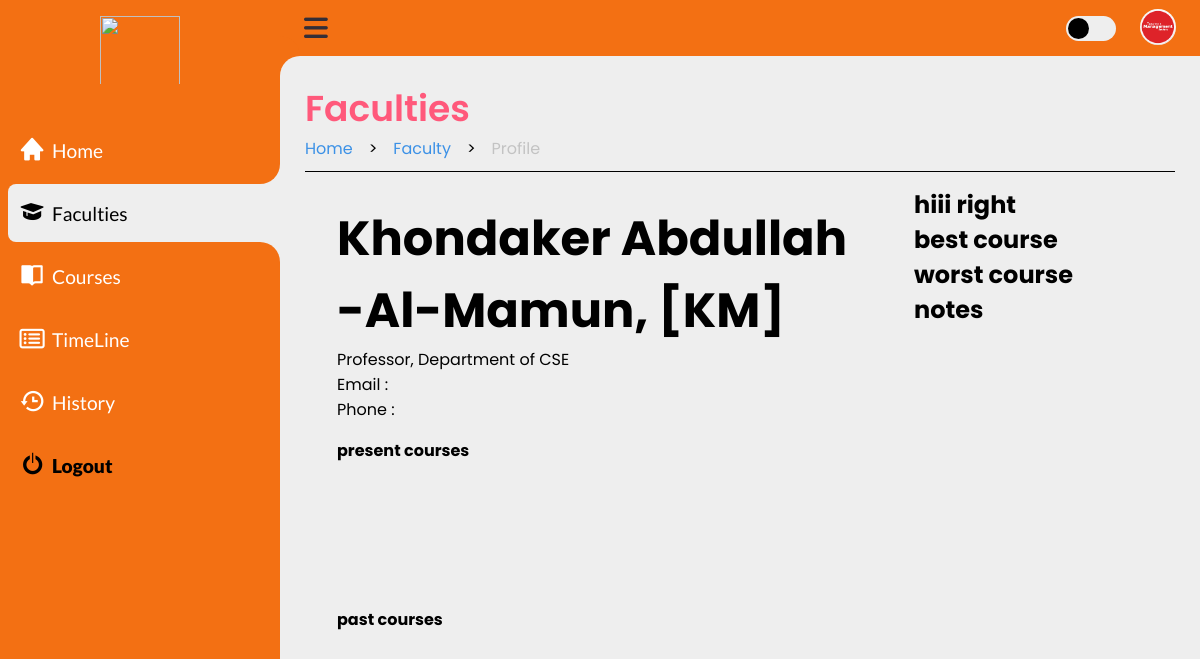
The app's page /faculty/faculty_profile.php?f_id=3 (signed in) with its own data.
### tables this page shows
CREATE TABLE `accounts` (
  `ac_id` int(2) NOT NULL,
  `username` varchar(35) NOT NULL,
  `useremail` varchar(50) NOT NULL,
  `userpassword` varchar(255) NOT NULL,
  `priority` int(3) NOT NULL,
  `img` varchar(255) NOT NULL
);

CREATE TABLE `faculty` (
  `f_id` int(4) NOT NULL,
  `f_name` varchar(70) NOT NULL,
  `f_code` varchar(20) NOT NULL,
  `f_mail` varchar(50) NOT NULL,
  `f_contact` varchar(11) NOT NULL,
  `dept` varchar(50) NOT NULL,
  `desig` varchar(50) NOT NULL,
  `f_room` int(5) NOT NULL,
  `f_current_T` int(2) NOT NULL DEFAULT 0,
  `f_max_T` int(2) NOT NULL DEFAULT 0,
  `f_current_L` int(2) NOT NULL DEFAULT 0,
  `f_max_L` int(2) NOT NULL DEFAULT 0,
  `visible` int(2) NOT NULL DEFAULT 1
);

### accounts/fetch_info_BE.php (called while the page is built, shortened)
<?php
    include('/xampp/htdocs/web_Progrmming_project/db_con.php');
    if (isset($_SESSION['ac_id']) && isset($_SESSION['prior'])) {
        $ac_id = $_SESSION['ac_id'];
        $prior = $_SESSION['prior'];
        $sql = "SELECT username, useremail, img FROM accounts WHERE ac_id = $ac_id AND priority = $prior";
        $result = mysqli_query($con, $sql);
            if (mysqli_num_rows($result) == 1) {
                $row = mysqli_fetch_array($result);
                $img = $row['img'];
            } else {
                $_SESSION['red'] = "Warning: Failed to fetch data";
                exit(0);
            }
        } else {
            $_SESSION['red'] = "Warning: Please Login First";
            header("Location: /log_Sign/Login.php");
            exit(0);
    }
?>

### faculty/faculty_details_BE.php (called while the page is built, shortened)
<?php
    include('/xampp/htdocs/web_Progrmming_project/db_con.php');
if (isset($_SESSION['ac_id']) && isset($_SESSION['prior'])) {
    if (isset($_GET['f_id'])) {
        $f_id = $_GET['f_id'];
        $sql = "SELECT * FROM faculty WHERE f_id = $f_id";
        $result = $con->query($sql);
        if ($result->num_rows > 0) {
            while ($row = $result->fetch_assoc()) {
                $f_name = $row['f_name'];
                $f_code = $row['f_code'];
                $dept = $row['dept'];
                $desig = $row['desig'];
            }
        } else {
            echo 'error';
        }
    } else {
        echo 'error';
    }
} else {
    echo 'Unauthorized access';
}
?>

### faculty/faculty_profile.php (the view, shortened to what this page needs)
<?php
    include('/xampp/htdocs/web_Progrmming_project/accounts/fetch_info_BE.php');
    include('/xampp/htdocs/web_Progrmming_project/faculty/faculty_details_BE.php');
?>
<!DOCTYPE html>
<html lang="en">
    <head>
        <link rel="stylesheet" href="https://cdnjs.cloudflare.com/ajax/libs/font-awesome/6.4.0/css/all.min.css"/>
        <link href='https://unpkg.com/boxicons@2.1.4/css/boxicons.min.css' rel='stylesheet'>
        <link rel="stylesheet" href="/faculty/faculty_profile.css">
    </head>
    <body>
        <section class="sidebar">
            <a href="#" class="logo">
                <img src="#"/>
            </a>
            <ul class="side-menu top">
                <li>
                <a href="/home/Home.php" class="nav-link">
                    <i style="font-size: 1.7rem;" class='bx bxs-home' ></i>
                    <span class="text">Home</span>
                </a>
                </li>
                <li class="active">
                <a href="/faculty/Faculty.php" class="nav-link">
                    <i style="font-size: 1.7rem;" class='bx bxs-graduation' ></i>
                    <span class="text">Faculties</span>
                </a>
                </li>
                <li>
                <a href="/course/course.php" class="nav-link">
                    <i style="font-size: 1.6rem;" class='bx bxs-book-open'></i>
                    <span class="text">Courses</span>
                </a>
                </li>
                <li>
                <a href="/timeline/timeline.php" class="nav-link">
                    <i style="font-size: 1.4rem;" class="fa-regular fa-rectangle-list"></i>
                    <span class="text">TimeLine</span>
                </a>
                </li>
                <li>
                    <a href="/history/history.php" class="nav-link">
                        <i style="font-size: 1.7rem;" class='bx bx-history' ></i>
                        <span class="text">History</span>
                    </a>
                </li>
                <li>
                <a href="/log_Sign/logout_BE.php" class="logout">
                    <i style="font-size: 1.7rem; font-weight:900;" class='bx bx-power-off' ></i>
                    <span class="text">Logout</span>
                </a>
                </li>
            </ul>
        </section>
        <section class="content">
            <nav class="e">
                <i class="fas fa-bars menu-btn"></i>
                <form action="#">
                </form>
                <label for="switch-mode" class="switch-mode"></label>
                <a href="/accounts/account.php" class="profile"><img src="../accounts/<?php echo $img ?>" alt="profile"/></a>
            </nav>
            <main class="mn">
                <div class="head-title">
                    <div class="left">
                        <h1>Faculties</h1>
                        <ul class="breadcrumb">
                            <li><a class="active" href="/home/Home.php">Home</a></li>
                            <li>></li>
                            <li><a class="active" href="/faculty/Faculty.php">Faculty</a></li>
                            <li>></li>
                            <li><a>Profile</a></li>
                        </ul>
                    </div>
                </div>
                <div class="profileBox">
                <div class="left">
                        <div class="details">
                            <h1><?php echo $f_name,", [", $f_code, "]" ?></h1>
                            <p><?php echo $desig, ", Department of ", $dept ?></p>
                            <p><?php echo "Email : ", $f_mail ?></p>
                            <p><?php echo "Phone : ", $f_contact ?></p>
                        </div>
                        <h1 id="header">present courses</h1>
                        <div class="present">
                        </div>
                        <h1 id="header">past courses</h1>
                        <div class="present">
                        </div>
                    </div>
                    <div class="right">
                        <h1>hiii right</h1>
                        <div class="box">
                            <div class="best">
                                <h1>best course</h1>
                            </div>
                            <div class="worst">
                                <h1>worst course</h1>
                            </div>
                            <div class="notes">
                                <h1>notes</h1>
                            </div>
                        </div>
                    </div>
                </div>
            </main>
        </section>
    </body>
</html>

### records on screen
accounts: img (picture)
faculty: f_name "Khondaker Abdullah -Al-Mamun", f_code "KM", desig "Professor", dept "CSE"
